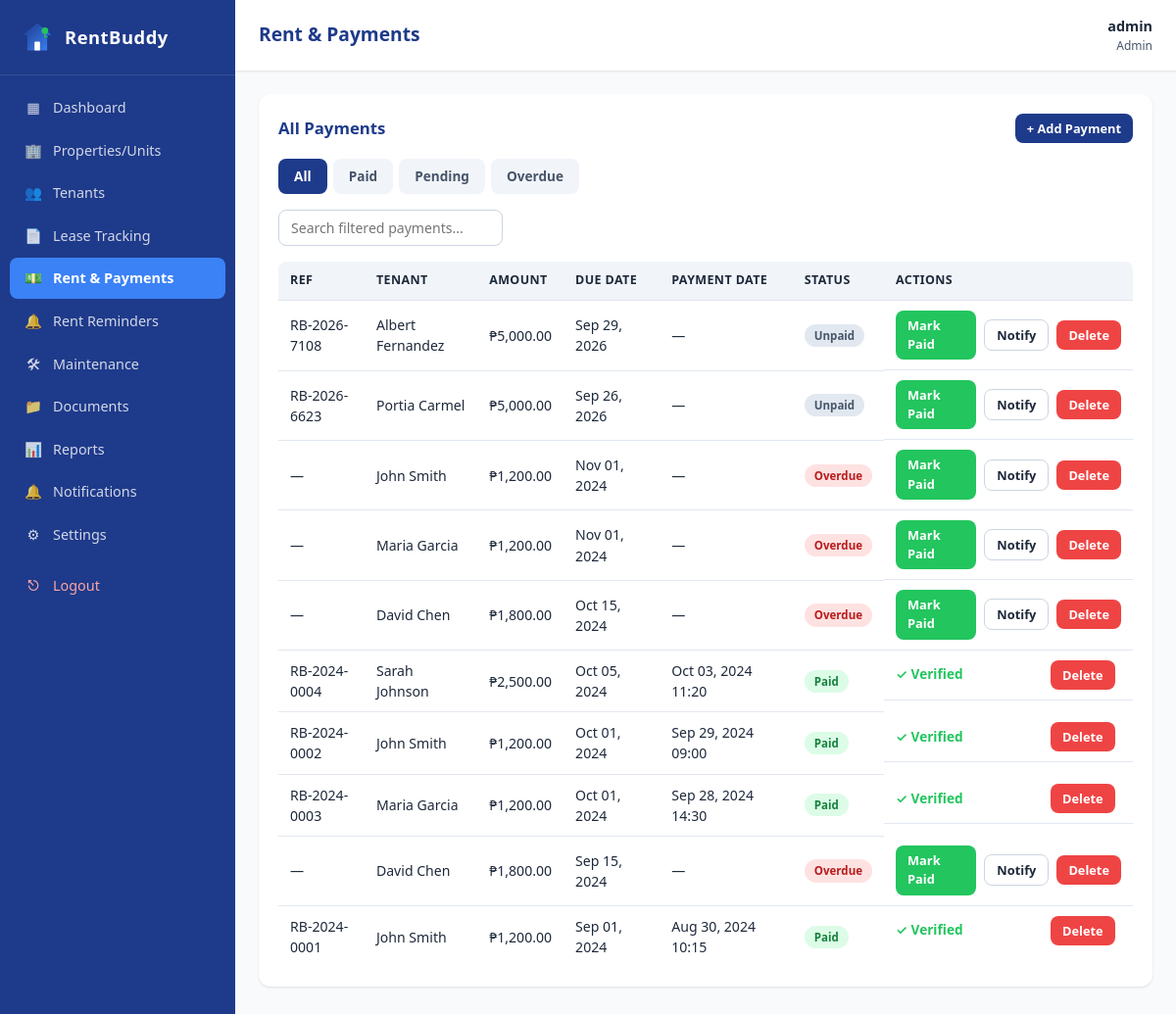
/admin/payments.php (signed in), run on the app's committed database.
### tables this page shows
CREATE TABLE `rent_payments` (
  `id` int(11) NOT NULL,
  `tenant_id` int(11) NOT NULL,
  `lease_id` int(11) DEFAULT NULL,
  `amount` decimal(10,2) NOT NULL,
  `due_date` date NOT NULL,
  `payment_date` datetime DEFAULT NULL,
  `submitted_at` datetime DEFAULT NULL,
  `verified_by` varchar(100) DEFAULT NULL,
  `payment_method` varchar(50) DEFAULT 'demo',
  `reference_no` varchar(50) DEFAULT NULL,
  `transaction_ref` varchar(100) DEFAULT NULL,
  `status` enum('paid','unpaid','pending','overdue') DEFAULT 'unpaid',
  `notes` text DEFAULT NULL,
  `created_at` timestamp NOT NULL DEFAULT current_timestamp()
);

CREATE TABLE `tenants` (
  `id` int(11) NOT NULL,
  `full_name` varchar(100) NOT NULL,
  `contact_number` varchar(20) DEFAULT NULL,
  `email` varchar(100) DEFAULT NULL,
  `address` varchar(255) DEFAULT NULL,
  `unit_id` int(11) DEFAULT NULL,
  `created_at` timestamp NOT NULL DEFAULT current_timestamp()
);

### admin/payments.php (the view, shortened to what this page needs)
<?php
require_once __DIR__ . '/../includes/auth.php';
$pdo->exec("UPDATE rent_payments SET status='overdue' WHERE status IN ('unpaid','pending') AND due_date < CURDATE()");
$active_filter = $_GET['filter'] ?? 'all';
$sql = "
    SELECT rp.*, t.full_name
    FROM rent_payments rp
    JOIN tenants t ON t.id = rp.tenant_id
";
$sql .= " ORDER BY rp.due_date DESC, rp.created_at DESC";
$payments = $pdo->query($sql)->fetchAll();
include __DIR__ . '/../includes/header.php';
?>
<div class="card">
    <div class="card-header">
        <h3>All Payments</h3>
        <button class="btn btn-primary btn-sm" data-modal-open="modalAddPayment">+ Add Payment</button>
    </div>
    <div class="tabs" style="margin-bottom: 16px;">
        <a href="?filter=all" class="tab <?= $active_filter === 'all' ? 'active' : '' ?>" style="text-decoration: none;">All</a>
        <a href="?filter=paid" class="tab <?= $active_filter === 'paid' ? 'active' : '' ?>" style="text-decoration: none;">Paid</a>
        <a href="?filter=pending" class="tab <?= $active_filter === 'pending' ? 'active' : '' ?>" style="text-decoration: none;">Pending</a>
        <a href="?filter=overdue" class="tab <?= $active_filter === 'overdue' ? 'active' : '' ?>" style="text-decoration: none;">Overdue</a>
    </div>
    <div class="toolbar">
        <input type="text" placeholder="Search filtered payments..." data-table-search="#paymentsTable">
    </div>
    <div class="table-wrap">
        <table id="paymentsTable">
            <thead>
                <tr><th>Ref</th><th>Tenant</th><th>Amount</th><th>Due Date</th><th>Payment Date</th><th>Status</th><th>Actions</th></tr>
            </thead>
            <tbody>
            <?php if (empty($payments)): ?>
                <tr><td colspan="7" class="text-center" style="padding: 20px;">No payments found in this category.</td></tr>
            <?php else: ?>
                <?php foreach ($payments as $p): ?>
                    <tr>
                        <td><?= e($p['reference_no'] ?? '—') ?></td>
                        <td><?= e($p['full_name']) ?></td>
                        <td>₱<?= number_format($p['amount'], 2) ?></td>
                        <td><?= date('M d, Y', strtotime($p['due_date'])) ?></td>
                        <td><?= $p['payment_date'] ? date('M d, Y H:i', strtotime($p['payment_date'])) : '—' ?></td>
                        <td><?= status_badge($p['status']) ?></td>
                        <td style="display:flex; align-items: center; gap: 8px;">
                            <div style="display: flex; align-items: center; gap: 8px; min-width: 150px;">
                                <?php if ($p['status'] !== 'paid'): ?>
                                    <a href="?mark_paid=<?= $p['id'] ?>" class="btn btn-sm btn-success" data-confirm="Mark as paid?">Mark Paid</a>
                                    <button class="btn btn-sm btn-outline" data-modal-open="modalNotify<?= $p['id'] ?>">Notify</button>
                                <?php else: ?>
                                    <span style="color:var(--green); font-size:.85rem; font-weight:600;">✓ Verified</span>
                                <?php endif; ?>
                            </div>
                            <button class="btn btn-sm btn-danger" data-modal-open="modalDelete<?= $p['id'] ?>">Delete</button>
                        </td>
                    </tr>
                <?php endforeach; ?>
            <?php endif; ?>
            </tbody>
        </table>
    </div>
</div>
<?php include __DIR__ . '/../includes/footer.php'; ?>

### includes/functions.php (shortened to what this page needs)
<?php
function e($str) {
    return htmlspecialchars($str ?? '', ENT_QUOTES, 'UTF-8');
}
function status_badge($status) {
    $map = [
        'paid'         => 'badge-green',
        'unpaid'       => 'badge-gray',
        'pending'      => 'badge-yellow',
        'overdue'      => 'badge-red',
        'active'       => 'badge-green',
        'expiring'     => 'badge-yellow',
        'expired'      => 'badge-red',
        'terminated'   => 'badge-gray',
        'submitted'    => 'badge-blue',
        'under_review' => 'badge-yellow',
        'in_progress'  => 'badge-blue',
        'completed'    => 'badge-green',
        'cancelled'    => 'badge-gray',
        'available'    => 'badge-green',
        'occupied'     => 'badge-blue',
        'maintenance'  => 'badge-yellow',
        'low'          => 'badge-gray',
        'medium'       => 'badge-yellow',
        'high'         => 'badge-red',
        'urgent'       => 'badge-red',
        'upcoming'     => 'badge-green',
        'due'          => 'badge-yellow',
        'contract'     => 'badge-blue',
        'lease'        => 'badge-blue',
        'receipt'      => 'badge-green',
        'other'        => 'badge-gray',
        'info'         => 'badge-blue',
        'success'      => 'badge-green',
    ];
    $cls = $map[$status] ?? 'badge-gray';
    return '<span class="badge ' . $cls . '">' . e(ucwords(str_replace('_', ' ', $status))) . '</span>';
}

### assets/css/style.css (style rules this page uses)
:root { --navy: #1e3a8a; --navy-dark: #172554; --blue: #3b82f6; --blue-light: #dbeafe; --green: #22c55e; --green-light: #dcfce7; --red: #ef4444; --red-light: #fee2e2; --yellow: #f59e0b; --yellow-light: #fef3c7; --gray-50: #f8fafc; --gray-100: #f1f5f9; --gray-200: #e2e8f0; --gray-300: #cbd5e1; --gray-600: #475569; --gray-800: #1e293b; --white: #ffffff; --radius: 12px; --radius-sm: 8px; --shadow: 0 1px 3px rgba(0,0,0,.08), 0 1px 2px rgba(0,0,0,.04); --shadow-lg: 0 10px 25px rgba(30,58,138,.12); --font: 'Segoe UI', system-ui, -apple-system, Roboto, sans-serif; }
* { box-sizing: border-box; margin: 0; padding: 0; }
html, body { height: 100%; }
body { font-family: var(--font); background: var(--gray-50); color: var(--gray-800); line-height: 1.5; -webkit-font-smoothing: antialiased; }
a { color: var(--blue); text-decoration: none; }
.btn { display: inline-flex; align-items: center; justify-content: center; gap: 6px; padding: 10px 18px; border: none; border-radius: var(--radius-sm); font-size: .9rem; font-weight: 600; cursor: pointer; transition: all .2s; font-family: inherit; text-decoration: none; }
.btn-primary { background: var(--navy); color: #fff; }
.btn-success { background: var(--green); color: #fff; }
.btn-danger { background: var(--red); color: #fff; }
.btn-outline { background: transparent; border: 1px solid var(--gray-300); color: var(--gray-800); }
.btn-sm { padding: 6px 12px; font-size: .8rem; }
.card { background: var(--white); border-radius: var(--radius); box-shadow: var(--shadow); padding: 20px; margin-bottom: 20px; }
.card-header { display: flex; align-items: center; justify-content: space-between; margin-bottom: 16px; flex-wrap: wrap; gap: 10px; }
.card-header h3 { font-size: 1.05rem; color: var(--navy); }
.table-wrap { overflow-x: auto; border-radius: var(--radius-sm); }
table { width: 100%; border-collapse: collapse; font-size: .88rem; }
th, td { padding: 10px 12px; text-align: left; border-bottom: 1px solid var(--gray-200); }
th { background: var(--gray-100); font-weight: 600; color: var(--gray-800); font-size: .78rem; text-transform: uppercase; letter-spacing: .4px; white-space: nowrap; }
tbody tr:last-child td { border-bottom: none; }
.badge { display: inline-block; padding: 3px 10px; border-radius: 999px; font-size: .72rem; font-weight: 600; white-space: nowrap; }
.badge-green { background: var(--green-light); color: #15803d; }
.badge-red { background: var(--red-light); color: #b91c1c; }
.badge-gray { background: var(--gray-200); color: var(--gray-600); }
.toolbar { display: flex; gap: 10px; flex-wrap: wrap; align-items: center; margin-bottom: 16px; }
.toolbar input, .toolbar select { padding: 8px 12px; border: 1px solid var(--gray-300); border-radius: var(--radius-sm); font-size: .88rem; font-family: inherit; }
.toolbar input { min-width: 200px; }
.tabs { display: flex; gap: 6px; margin-bottom: 18px; flex-wrap: wrap; }
.tab { padding: 8px 16px; border-radius: var(--radius-sm); background: var(--gray-100); font-size: .85rem; font-weight: 600; color: var(--gray-600); cursor: pointer; border: none; font-family: inherit; }
.tab.active { background: var(--navy); color: #fff; }

### data on the page
rent_payments: reference_no "RB-2026-7108", tenant.full_name "Albert Fernandez", amount "5,000.00", due_date "Sep 29, 2026", status "Unpaid"
rent_payments: reference_no "RB-2026-6623", tenant.full_name "Portia Carmel", amount "5,000.00", due_date "Sep 26, 2026", status "Unpaid"
rent_payments: reference_no "—", tenant.full_name "John Smith", amount "1,200.00", due_date "Nov 01, 2024", status "Overdue"
rent_payments: reference_no "—", tenant.full_name "Maria Garcia", amount "1,200.00", due_date "Nov 01, 2024", status "Overdue"
rent_payments: reference_no "—", tenant.full_name "David Chen", amount "1,800.00", due_date "Oct 15, 2024", status "Overdue"
rent_payments: reference_no "RB-2024-0004", tenant.full_name "Sarah Johnson", amount "2,500.00", due_date "Oct 05, 2024", payment_date "Oct 03, 2024 11:20", status "Paid", shows "✓ Verified"
rent_payments: reference_no "RB-2024-0002", tenant.full_name "John Smith", amount "1,200.00", due_date "Oct 01, 2024", payment_date "Sep 29, 2024 09:00", status "Paid", shows "✓ Verified"
rent_payments: reference_no "RB-2024-0003", tenant.full_name "Maria Garcia", amount "1,200.00", due_date "Oct 01, 2024", payment_date "Sep 28, 2024 14:30", status "Paid", shows "✓ Verified"
rent_payments: reference_no "—", tenant.full_name "David Chen", amount "1,800.00", due_date "Sep 15, 2024", status "Overdue"
rent_payments: reference_no "RB-2024-0001", tenant.full_name "John Smith", amount "1,200.00", due_date "Sep 01, 2024", payment_date "Aug 30, 2024 10:15", status "Paid", shows "✓ Verified"

### other printed values
$page_title "Rent & Payments"
$user['username'] "admin"
$user['role'] "Admin"
